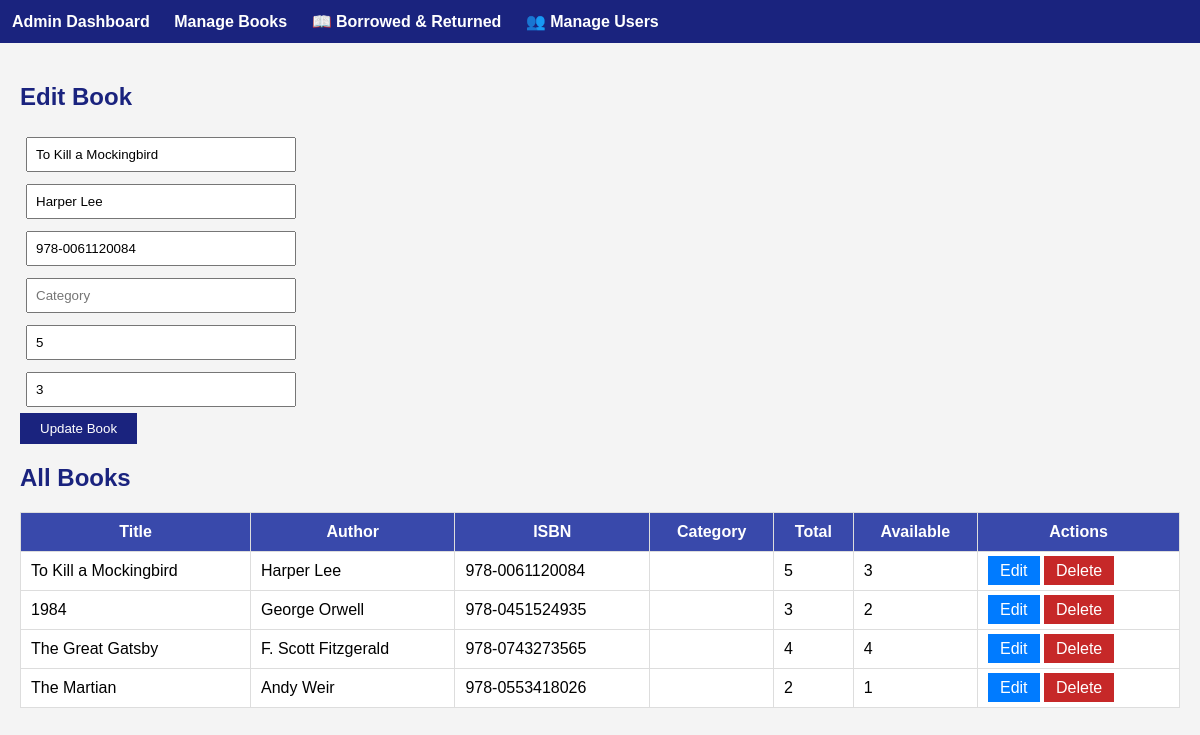
The page /admin/manage_books.php?edit=1 on the database its author committed.
### tables this page shows
CREATE TABLE Books (
    BookID INT AUTO_INCREMENT PRIMARY KEY,
    ISBN VARCHAR(20) UNIQUE NOT NULL,
    Title VARCHAR(200) NOT NULL,
    Author VARCHAR(100) NOT NULL,
    Publisher VARCHAR(100),
    PublicationYear INT,
    CategoryID INT,
    TotalCopies INT NOT NULL DEFAULT 1,
    AvailableCopies INT NOT NULL DEFAULT 1,
    ShelfLocation VARCHAR(20),
    Description TEXT,
    CoverImage VARCHAR(255),
    AddedBy INT,  
    DateAdded TIMESTAMP DEFAULT CURRENT_TIMESTAMP,
    FOREIGN KEY (CategoryID) REFERENCES Categories(CategoryID) ON DELETE SET NULL,
    FOREIGN KEY (AddedBy) REFERENCES Users(UserID) ON DELETE SET NULL,
    INDEX idx_title (Title),
    INDEX idx_author (Author),
    INDEX idx_isbn (ISBN),
    FULLTEXT INDEX ft_search (Title, Author, Description)
);

### admin/manage_books.php (the view, shortened to what this page needs)
<?php
$host = "localhost";
$user = "root";
$password = "";
$dbname = "librarydb";
$conn = new mysqli($host, $user, $password, $dbname);
$books = $conn->query("SELECT * FROM Books");
$editBook = null;
if (isset($_GET['edit'])) {
    $id = $_GET['edit'];
    $result = $conn->query("SELECT * FROM Books WHERE BookID=$id");
    $editBook = $result->fetch_assoc();
}
?>
<!DOCTYPE html>
<html>
<head>
</head>
<body>
<div class="nav">
    <a href="admindashboard.php">Admin Dashboard</a>
    <a href="manage_books.php">Manage Books</a>
    <a href="borrowed_books.php">📖 Borrowed & Returned</a>
    <a href="manage_users.php">👥 Manage Users</a>
</div>
<div class="container">
    <h2><?php echo $editBook ? 'Edit Book' : 'Add New Book'; ?></h2>
    <form method="post">
        <input type="text" name="title" placeholder="Title" required value="<?php echo $editBook['Title'] ?? ''; ?>"><br>
        <input type="text" name="author" placeholder="Author" value="<?php echo $editBook['Author'] ?? ''; ?>"><br>
        <input type="text" name="isbn" placeholder="ISBN" value="<?php echo $editBook['ISBN'] ?? ''; ?>"><br>
        <input type="text" name="category" placeholder="Category" value="<?php echo $editBook['Category'] ?? ''; ?>"><br>
        <input type="number" name="total" placeholder="Total Copies" required value="<?php echo $editBook['TotalCopies'] ?? ''; ?>"><br>
        <input type="number" name="available" placeholder="Available Copies" required value="<?php echo $editBook['AvailableCopies'] ?? ''; ?>"><br>
        <button type="submit" name="<?php echo $editBook ? 'update' : 'add'; ?>">
            <?php echo $editBook ? 'Update Book' : 'Add Book'; ?>
        </button>
    </form>
    <h2>All Books</h2>
    <table>
        <tr>
            <th>Title</th><th>Author</th><th>ISBN</th><th>Category</th><th>Total</th><th>Available</th><th>Actions</th>
        </tr>
        <?php while ($row = $books->fetch_assoc()) { ?>
            <tr>
                <td><?php echo htmlspecialchars($row['Title']); ?></td>
                <td><?php echo htmlspecialchars($row['Author']); ?></td>
                <td><?php echo htmlspecialchars($row['ISBN']); ?></td>
                <td><?php echo htmlspecialchars($row['Category']); ?></td>
                <td><?php echo $row['TotalCopies']; ?></td>
                <td><?php echo $row['AvailableCopies']; ?></td>
                <td>
                    <a href="?edit=<?php echo $row['BookID']; ?>" class="edit-btn">Edit</a>
                    <a href="?delete=<?php echo $row['BookID']; ?>" class="delete-btn" onclick="return confirm('Delete this book?');">Delete</a>
                </td>
            </tr>
        <?php } ?>
    </table>
</div>
</body>
</html>

### admin/manage_books.php (style rules this page uses)
body { font-family: Arial; background: #f4f4f4; margin: 0; padding: 0; }
.nav { background: #1a237e; padding: 12px; }
.nav a { color: white; margin-right: 20px; text-decoration: none; font-weight: bold; }
.container { padding: 20px; }
form input, select { padding: 8px; margin: 6px; width: 250px; }
form button { padding: 8px 20px; background: #1a237e; color: white; border: none; cursor: pointer; }
table { margin-top: 20px; width: 100%; border-collapse: collapse; background: white; }
th, td { border: 1px solid #ddd; padding: 10px; }
th { background: #3949ab; color: white; }
.edit-btn, .delete-btn { padding: 6px 12px; color: white; text-decoration: none; }
.edit-btn { background: #007bff; }
.delete-btn { background: #c62828; }
h2 { color: #1a237e; }

### rows shown on the page
books: title "To Kill a Mockingbird", author "Harper Lee", isbn "978-0061120084", total "5", available "3", Title "To Kill a Mockingbird", Author "Harper Lee", ISBN "978-0061120084", TotalCopies "5", AvailableCopies "3"
books: Title "1984", Author "George Orwell", ISBN "978-0451524935", TotalCopies "3", AvailableCopies "2"
books: Title "The Great Gatsby", Author "F. Scott Fitzgerald", ISBN "978-0743273565", TotalCopies "4", AvailableCopies "4"
books: Title "The Martian", Author "Andy Weir", ISBN "978-0553418026", TotalCopies "2", AvailableCopies "1"
